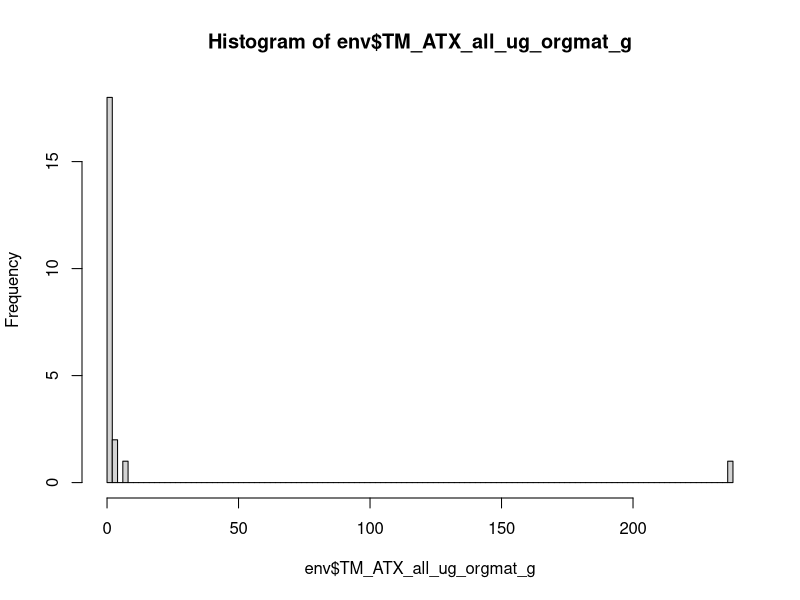
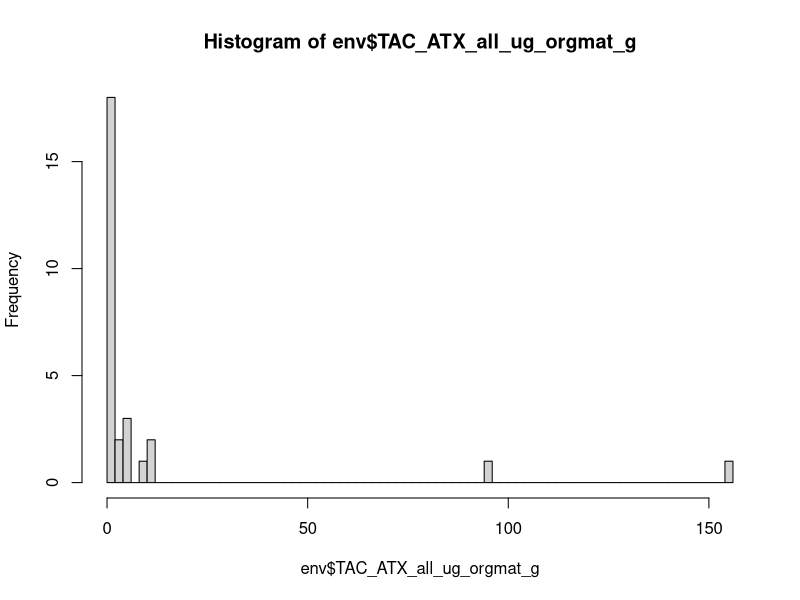
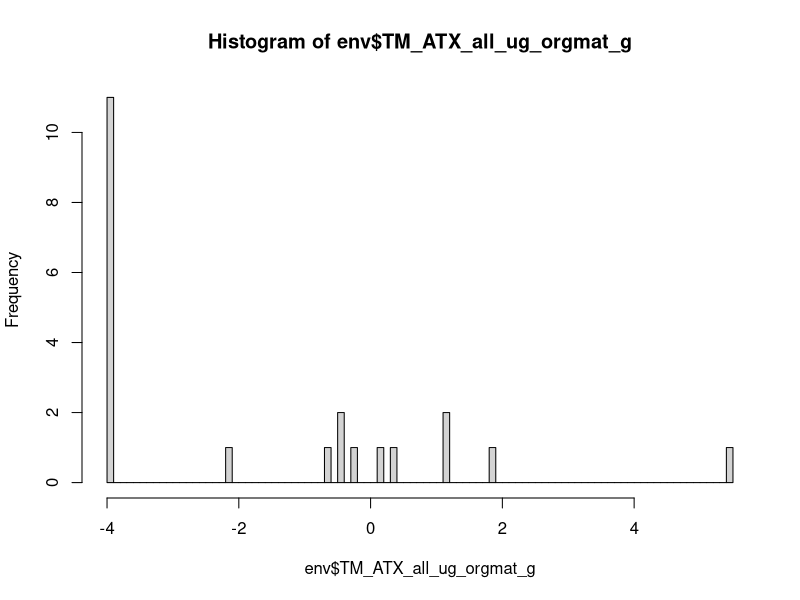
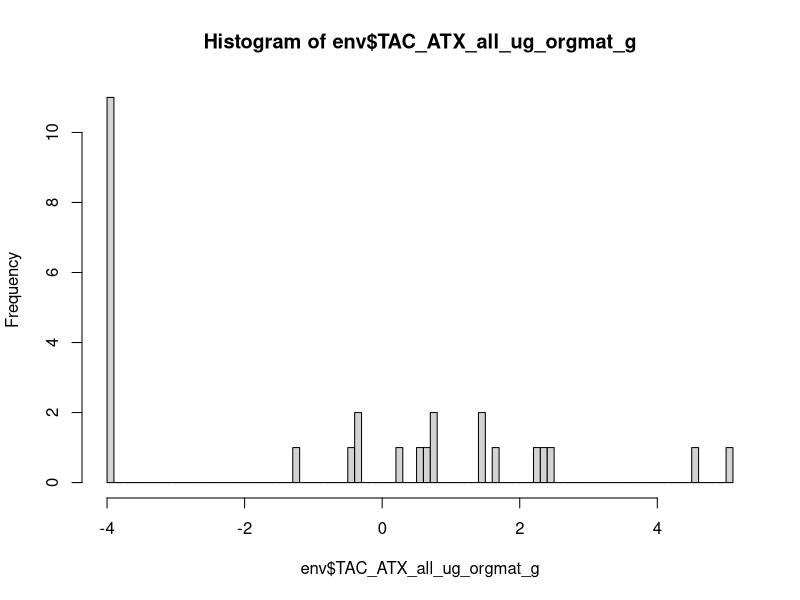

The R source for these figures, in order:
#### Standardizing anatoxins & environmental covariates for analyses
### Jordan Zabrecky
## last edited: 01.20.2026

# This script standardizes anatoxin concentrations and environmental covariates
# to use in analyses such as an RDA

#### (1) Loading libraries & data ####

# libraries
lapply(c("tidyverse"), require, character.only = T)
       
# read in environmental covariates & toxin data
env <- read.csv("data/field_and_lab/environmental_covariates_and_toxins.csv") %>% 
  # will analyze congeners all together standardized by OM, 
  # so removing individual congeners and standardization by chl-a
  # also removing pH as it has a lot of NAs for 2022
  select(!c("pH", "TM_ATXa_ug_g", "TAC_ATXa_ug_g", "TM_dhATXa_ug_g", 
            "TAC_dhATXa_ug_g", "TM_HTXa_ug_g", "TAC_HTXa_ug_g", "TM_Chla_ug_g",
            "TAC_Chla_ug_g", "TM_Pheo_ug_g", "TAC_Pheo_ug_g", "TM_percent_organic_matter",
            "TAC_percent_organic_matter", "TM_ATX_all_ug_chla_ug", "TAC_ATX_all_ug_chla_ug",
            "TM_ATX_all_ug_g", "TAC_ATX_all_ug_g")) %>% 
  filter(year(ymd(field_date)) == 2022) # focusing on 2022 data for this analysis

#### (4) Come up with ATX groupings ####

# to use species indicator analysis, we need categorical groupings
# >50 ug is high
# 5-10 ug is medium
# <5 is low
# 0 is none

# need to make a column for NT samples to compare to toxin concentrations
# (in case we have both taxa or only one taxa) will take the average of two or the one value
env <- env %>% 
  mutate(mean_ATX_all_ug_orgmat_g = case_when(is.na(TM_ATX_all_ug_orgmat_g) & 
                                                is.na(TAC_ATX_all_ug_orgmat_g) ~ NA,
                                              is.na(TM_ATX_all_ug_orgmat_g) ~ TAC_ATX_all_ug_orgmat_g,
                                              is.na(TAC_ATX_all_ug_orgmat_g) ~ TM_ATX_all_ug_orgmat_g,
                                              TRUE ~ (TAC_ATX_all_ug_orgmat_g + TM_ATX_all_ug_orgmat_g) / 2))

# add in categorical grouping
env <- env %>% 
  mutate(TM_atx_category = case_when(TM_ATX_all_ug_orgmat_g >= 10 ~ "high",
                                     TM_ATX_all_ug_orgmat_g < 10 & TM_ATX_all_ug_orgmat_g >= 1 ~ "medium",
                                     TM_ATX_all_ug_orgmat_g <= 1 & TM_ATX_all_ug_orgmat_g > 0 ~ "low",
                                     TM_ATX_all_ug_orgmat_g == 0 ~ "none",
                                     TRUE ~ NA),
         TAC_atx_category = case_when(TAC_ATX_all_ug_orgmat_g >= 10 ~ "high",
                                      TAC_ATX_all_ug_orgmat_g < 10 & TAC_ATX_all_ug_orgmat_g >= 1 ~ "medium",
                                      TAC_ATX_all_ug_orgmat_g <= 1 & TAC_ATX_all_ug_orgmat_g > 0 ~ "low",
                                      TAC_ATX_all_ug_orgmat_g == 0 ~ "none",
                                      TRUE ~ NA),
         NT_atx_category = case_when(mean_ATX_all_ug_orgmat_g >= 10 ~ "high",
                                     mean_ATX_all_ug_orgmat_g < 10 & mean_ATX_all_ug_orgmat_g >= 1 ~ "medium",
                                     mean_ATX_all_ug_orgmat_g <= 1 & mean_ATX_all_ug_orgmat_g > 0 ~ "low",
                                     mean_ATX_all_ug_orgmat_g == 0 ~ "none",
                                     TRUE ~ NA)) %>% 
  relocate(TM_atx_category, .before = temp_C) %>% 
  relocate(TAC_atx_category, .before = temp_C) %>% 
  relocate(NT_atx_category, .before = temp_C)

#### (3) Log-Transforming ATX data ####

# anatoxins have really high outliers (as below!), so will log transform before scaling
hist(env$TM_ATX_all_ug_orgmat_g, breaks = 100)
hist(env$TAC_ATX_all_ug_orgmat_g, breaks = 100)

# DO NOT replace NAs because in those circumstances, no mat was present for us to sample
# first look at histogram

# need to replace zeros with a value 
# lowest non-zero value is 0.03, how about 0.02 as zero replacement?
log(0.03) # -3.506558
log(0.02) # -3.912

# replace zeros
ATX_columns <- c("TM_ATX_all_ug_orgmat_g", "TAC_ATX_all_ug_orgmat_g", 
                 "mean_ATX_all_ug_orgmat_g")
for(i in 1:length(ATX_columns)) {
  env[ATX_columns[i]] <- replace(env[ATX_columns[i]], 
                                 env[ATX_columns[i]] == 0, 0.02)
}

# log-transform ATX variables 
for(i in 1:length(ATX_columns)) {
  env[ATX_columns[i]] <- log(env[ATX_columns[i]])
}

# it's okay looking- probably little room for improvement...?
hist(env$TM_ATX_all_ug_orgmat_g, breaks = 100)
hist(env$TAC_ATX_all_ug_orgmat_g, breaks = 100)

#### (3) Center & Scale Covariates ####

# standardize data all-together
env_tog <- env
env_tog[,8:ncol(env_tog)] <- apply(env_tog[,8:ncol(env_tog)], 2, scale)

# standardize data within each river separately
env_sep <- env
env_sep[,8:ncol(env_sep)] <- apply(env_sep[,8:ncol(env_sep)], 2,
                                   function(x) ave(x, env_sep$site, FUN = scale))

# save csvs
write.csv(env_tog, "./data/field_and_lab/env_tox_standardized_together.csv", 
          row.names = FALSE)
write.csv(env_sep, "./data/field_and_lab/env_tox_standardized_byriver.csv", 
          row.names = FALSE)
